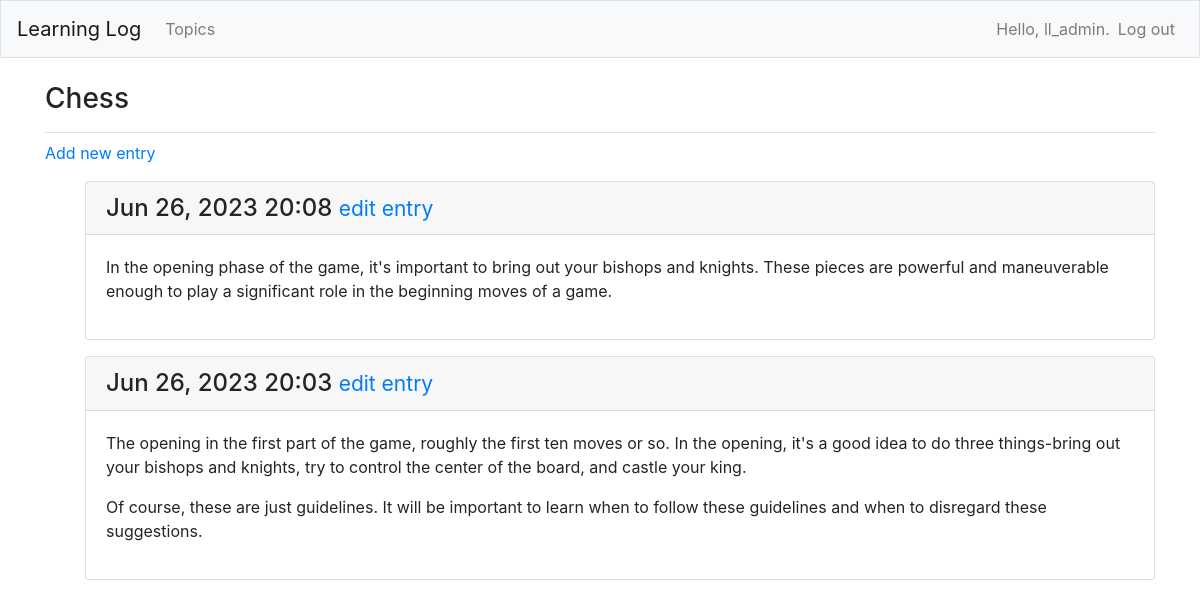
Before: /topics/1/ (signed in) with the older database file.
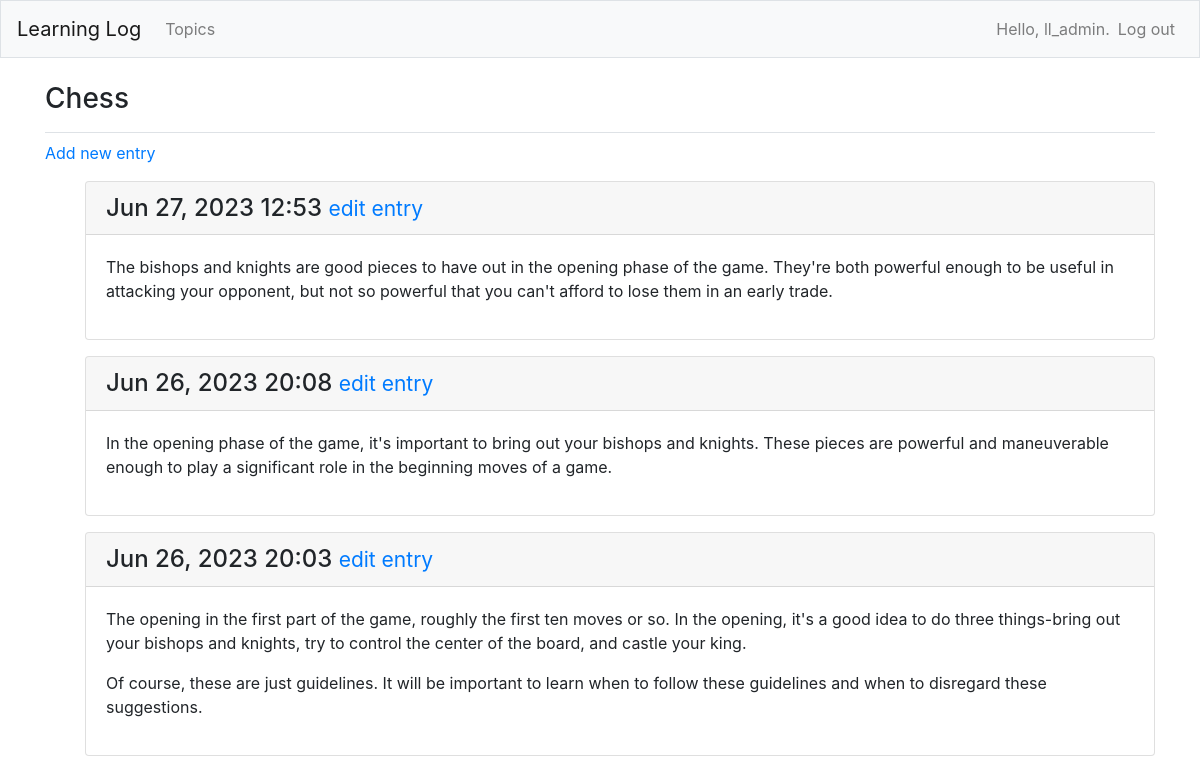
After: the same page with the newer database file.
### learning_logs/models.py (models this page shows, shortened)
class Topic(models.Model):
    text = models.CharField(max_length=200)
    date_added = models.DateTimeField(auto_now_add=True)
    owner = models.ForeignKey(User, on_delete=models.CASCADE)
    def __str__(self):
        return self.text

class Entry(models.Model):
    topic = models.ForeignKey(Topic, on_delete=models.CASCADE)
    text = models.TextField()
    date_added = models.DateTimeField(auto_now_add=True)
    class Meta:
        verbose_name_plural = 'entries'

### learning_logs/views.py (the view)
# urls.py: path('topics/<int:topic_id>/', views.topic, name='topic'),
@login_required
def topic(request, topic_id):
    topic = Topic.objects.get(id=topic_id)
    if topic.owner != request.user:
        raise Http404
    entries = topic.entry_set.order_by('-date_added')
    context = {'topic': topic, 'entries': entries}
    return render(request, 'learning_logs/topic.html', context)

### learning_logs/templates/learning_logs/topic.html
{% extends 'learning_logs/base.html' %}
{% block page_header %}
  <h3>{{ topic }}</h3>
{% endblock page_header %}
{% block content %}
  <p>
    <a href="{% url 'learning_logs:new_entry' topic.id %}">Add new entry</a>
  </p>
  <ul>
  {% for entry in entries %}
    <div class="card mb-3">
      <h4 class="card-header">
        {{ entry.date_added|date:'M d, Y H:i' }}
        <small><a href="{% url 'learning_logs:edit_entry' entry.id %}">
            edit entry</a></small>
      </h4>
      <div class="card-body">
        {{ entry.text|linebreaks }}
      </div>
    </div>
  {% empty %}
    <p>There are no entries for this topic yet.</p>
  {% endfor %}
{% endblock content %}

### learning_logs/templates/learning_logs/base.html (shortened to what this page needs)
{% load bootstrap4 %}
<!doctype html>
<html lang="en">
<head>
  {% bootstrap_css %}
</head>
<body>
  <nav class="navbar navbar-expand-md navbar-light bg-light mb-4 border">
    <a class="navbar-brand" href="{% url 'learning_logs:index'%}">
        Learning Log</a>
    <div class="collapse navbar-collapse" id="navbarCollapse">
      <ul class="navbar-nav mr-auto">
        <li class="nav-item">
          <a class="nav-link" href="{% url 'learning_logs:topics'%}">
              Topics</a></li>
      </ul>
      <ul class="navbar-nav ml-auto">
        {% if user.is_authenticated %}
          <li class="nav-item">
            <span class="navbar-text">Hello, {{ user.username }}.</span>
          </li>
          <li class="nav-item">
            <a class="nav-link" href="{% url 'users:logout' %}">Log out</a>
          </li>
        {% else %}
          <li class="nav-item">
            <a class="nav-link" href="{% url 'users:register' %}">Register</a>
          </li>
          <li class="nav-item">
            <a class="nav-link" href="{% url 'users:login' %}">Log in</a></li>
        {% endif %}
      </ul>
    </div>
  </nav>
  <main role="main" class="container">
    <div class="pb-2 mb-2 border-bottom">
      {% block page_header %}{% endblock page_header %}
    </div>
    <div>
      {% block content %}{% endblock content %}
    </div>
  </main>
</body>
</html>

Changed rows visible on the page:
added Entry: date_added "Jun 27, 2023 12:53", text "The bishops and knights are good pieces to have out in the opening phase of the game. They're both powerful enough to be useful in attacking your opponent, but not so powerful that you can't afford to lose them in an early trade."
